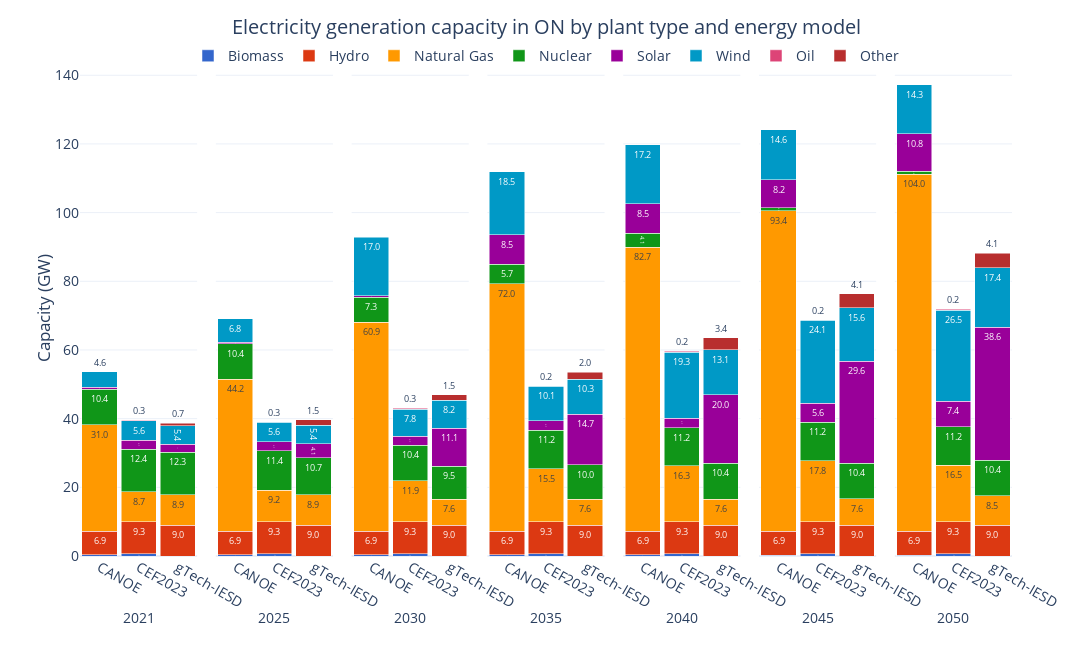

Notebook cell for this chart:
### Code cell
bau23_cap['Capacity (GW)'] = bau23_cap['Capacity (MW)'] / 1E3
bau23_fig = bau23_cap[['Period', 'Plant Type', 'Capacity (GW)']].copy()
bau23_fig['Plant Type'] = bau23_fig['Plant Type'].replace({'Hydro / Wave / Tidal': 'Hydro', 'Biomass / Geothermal': 'Biomass', 'Uranium': 'Nuclear'})
ref_fig = ref_elccap[ref_elccap['Plant Type'] != 'Other'].groupby(['Period', 'Plant Type'], as_index=False).sum('Capacity (GW)')
gtech23_ref_cap['Capacity (GW)'] = gtech23_ref_cap['Capacity (MW)'] / 1E3
gtech23_fig = gtech23_ref_cap.copy()
gtech23_fig['Period'] = gtech23_fig['Period'].astype(str)

gtech23_fig['Source'] = 'gTech-IESD'
bau23_fig['Source'] = 'CEF2023'
ref_fig['Source'] = 'CANOE'
fig_df = pd.concat([ref_fig[['Period', 'Plant Type', 'Capacity (GW)', 'Source']], bau23_fig[['Period', 'Plant Type', 'Capacity (GW)', 'Source']], gtech23_fig[['Period', 'Plant Type', 'Capacity (GW)', 'Source']]])

fig = px.bar(fig_df, 
             x='Source', 
             y='Capacity (GW)', 
             color='Plant Type', 
             barmode='stack', 
             facet_col='Period',
             facet_col_spacing=2E-2,
             template='plotly_white',
             color_discrete_sequence=px.colors.qualitative.G10[:7] + px.colors.qualitative.G10[8:],
             text_auto='.1f',
             width=1200, height=650,
             )

fig.update_layout(title=dict(
        text='Electricity generation capacity in ON by plant type and energy model',
        x=0.5, 
        y=0.97,
        xanchor='center',
        yanchor='top'
    ),
    xaxis=dict(title='Period'),
    yaxis=dict(title='Capacity (GW)',
               dtick=20),
    yaxis_title_standoff=0,
    legend_title_text='',
    bargap=0.1,
    legend=dict(
        orientation='h',  
        yanchor='top',
        y=1.04,  
        xanchor='center',
        x=0.5),
    font=dict(
        # family="Open Sans",
        size=14)
    )

for annotation in fig.layout.annotations:
    annotation.text = annotation.text.split('=')[1]
    annotation.y = -0.1  
    annotation.yanchor = 'top' 

for axis in fig.layout:
    if axis.startswith('yaxis'):
        fig.layout[axis].dtick = 20

for axis in fig.layout:
    if axis.startswith('xaxis'):
        fig.layout[axis].title.text = ''

fig.for_each_trace(lambda trace: trace.update(textfont=dict(size=9)))

fig.show()

### Figure 1 — Plotly figure (JSON) as saved in the notebook; plotly's stock layout.template omitted (floating-point values rounded to 4 significant figures)
{"data": [{"hovertemplate": "Plant Type=Biomass<br>Period=2021<br>Source=%{x}<br>Capacity (GW)=%{y}<extra></extra>", "legendgroup": "Biomass", "marker": {"color": "#3366CC", "pattern": {"shape": ""}}, "name": "Biomass", "orientation": "v", "showlegend": true, "textfont": {"size": 9}, "textposition": "auto", "texttemplate": "%{y:.1f}", "type": "bar", "x": ["CANOE", "CEF2023"], "xaxis": "x", "y": [0.298, 0.6986], "yaxis": "y"}, {"hovertemplate": "Plant Type=Biomass<br>Period=2025<br>Source=%{x}<br>Capacity (GW)=%{y}<extra></extra>", "legendgroup": "Biomass", "marker": {"color": "#3366CC", "pattern": {"shape": ""}}, "name": "Biomass", "orientation": "v", "showlegend": false, "textfont": {"size": 9}, "textposition": "auto", "texttemplate": "%{y:.1f}", "type": "bar", "x": ["CANOE", "CEF2023"], "xaxis": "x2", "y": [0.298, 0.6986], "yaxis": "y2"}, {"hovertemplate": "Plant Type=Biomass<br>Period=2030<br>Source=%{x}<br>Capacity (GW)=%{y}<extra></extra>", "legendgroup": "Biomass", "marker": {"color": "#3366CC", "pattern": {"shape": ""}}, "name": "Biomass", "orientation": "v", "showlegend": false, "textfont": {"size": 9}, "textposition": "auto", "texttemplate": "%{y:.1f}", "type": "bar", "x": ["CANOE", "CEF2023"], "xaxis": "x3", "y": [0.298, 0.6986], "yaxis": "y3"}, {"hovertemplate": "Plant Type=Biomass<br>Period=2035<br>Source=%{x}<br>Capacity (GW)=%{y}<extra></extra>", "legendgroup": "Biomass", "marker": {"color": "#3366CC", "pattern": {"shape": ""}}, "name": "Biomass", "orientation": "v", "showlegend": false, "textfont": {"size": 9}, "textposition": "auto", "texttemplate": "%{y:.1f}", "type": "bar", "x": ["CANOE", "CEF2023"], "xaxis": "x4", "y": [0.298, 0.6986], "yaxis": "y4"}, {"hovertemplate": "Plant Type=Biomass<br>Period=2040<br>Source=%{x}<br>Capacity (GW)=%{y}<extra></extra>", "legendgroup": "Biomass", "marker": {"color": "#3366CC", "pattern": {"shape": ""}}, "name": "Biomass", "orientation": "v", "showlegend": false, "textfont": {"size": 9}, "textposition": "auto", "texttemplate": "%{y:.1f}", "type": "bar", "x": ["CANOE", "CEF2023"], "xaxis": "x5", "y": [0.298, 0.6986], "yaxis": "y5"}, {"hovertemplate": "Plant Type=Biomass<br>Period=2045<br>Source=%{x}<br>Capacity (GW)=%{y}<extra></extra>", "legendgroup": "Biomass", "marker": {"color": "#3366CC", "pattern": {"shape": ""}}, "name": "Biomass", "orientation": "v", "showlegend": false, "textfont": {"size": 9}, "textposition": "auto", "texttemplate": "%{y:.1f}", "type": "bar", "x": ["CANOE", "CEF2023"], "xaxis": "x6", "y": [0.26, 0.6986], "yaxis": "y6"}, {"hovertemplate": "Plant Type=Biomass<br>Period=2050<br>Source=%{x}<br>Capacity (GW)=%{y}<extra></extra>", "legendgroup": "Biomass", "marker": {"color": "#3366CC", "pattern": {"shape": ""}}, "name": "Biomass", "orientation": "v", "showlegend": false, "textfont": {"size": 9}, "textposition": "auto", "texttemplate": "%{y:.1f}", "type": "bar", "x": ["CANOE", "CEF2023"], "xaxis": "x7", "y": [0.26, 0.6986], "yaxis": "y7"}, {"hovertemplate": "Plant Type=Hydro<br>Period=2021<br>Source=%{x}<br>Capacity (GW)=%{y}<extra></extra>", "legendgroup": "Hydro", "marker": {"color": "#DC3912", "pattern": {"shape": ""}}, "name": "Hydro", "orientation": "v", "showlegend": true, "textfont": {"size": 9}, "textposition": "auto", "texttemplate": "%{y:.1f}", "type": "bar", "x": ["CANOE", "CEF2023", "gTech-IESD"], "xaxis": "x", "y": [6.883, 9.264, 9.023], "yaxis": "y"}, {"hovertemplate": "Plant Type=Hydro<br>Period=2025<br>Source=%{x}<br>Capacity (GW)=%{y}<extra></extra>", "legendgroup": "Hydro", "marker": {"color": "#DC3912", "pattern": {"shape": ""}}, "name": "Hydro", "orientation": "v", "showlegend": false, "textfont": {"size": 9}, "textposition": "auto", "texttemplate": "%{y:.1f}", "type": "bar", "x": ["CANOE", "CEF2023", "gTech-IESD"], "xaxis": "x2", "y": [6.883, 9.264, 9.023], "yaxis": "y2"}, {"hovertemplate": "Plant Type=Hydro<br>Period=2030<br>Source=%{x}<br>Capacity (GW)=%{y}<extra></extra>", "legendgroup": "Hydro", "marker": {"color": "#DC3912", "pattern": {"shape": ""}}, "name": "Hydro", "orientation": "v", "showlegend": false, "textfont": {"size": 9}, "textposition": "auto", "texttemplate": "%{y:.1f}", "type": "bar", "x": ["CANOE", "CEF2023", "gTech-IESD"], "xaxis": "x3", "y": [6.883, 9.264, 9.023], "yaxis": "y3"}, {"hovertemplate": "Plant Type=Hydro<br>Period=2035<br>Source=%{x}<br>Capacity (GW)=%{y}<extra></extra>", "legendgroup": "Hydro", "marker": {"color": "#DC3912", "pattern": {"shape": ""}}, "name": "Hydro", "orientation": "v", "showlegend": false, "textfont": {"size": 9}, "textposition": "auto", "texttemplate": "%{y:.1f}", "type": "bar", "x": ["CANOE", "CEF2023", "gTech-IESD"], "xaxis": "x4", "y": [6.883, 9.264, 9.023], "yaxis": "y4"}, {"hovertemplate": "Plant Type=Hydro<br>Period=2040<br>Source=%{x}<br>Capacity (GW)=%{y}<extra></extra>", "legendgroup": "Hydro", "marker": {"color": "#DC3912", "pattern": {"shape": ""}}, "name": "Hydro", "orientation": "v", "showlegend": false, "textfont": {"size": 9}, "textposition": "auto", "texttemplate": "%{y:.1f}", "type": "bar", "x": ["CANOE", "CEF2023", "gTech-IESD"], "xaxis": "x5", "y": [6.883, 9.264, 9.023], "yaxis": "y5"}, {"hovertemplate": "Plant Type=Hydro<br>Period=2045<br>Source=%{x}<br>Capacity (GW)=%{y}<extra></extra>", "legendgroup": "Hydro", "marker": {"color": "#DC3912", "pattern": {"shape": ""}}, "name": "Hydro", "orientation": "v", "showlegend": false, "textfont": {"size": 9}, "textposition": "auto", "texttemplate": "%{y:.1f}", "type": "bar", "x": ["CANOE", "CEF2023", "gTech-IESD"], "xaxis": "x6", "y": [6.883, 9.264, 9.023], "yaxis": "y6"}, {"hovertemplate": "Plant Type=Hydro<br>Period=2050<br>Source=%{x}<br>Capacity (GW)=%{y}<extra></extra>", "legendgroup": "Hydro", "marker": {"color": "#DC3912", "pattern": {"shape": ""}}, "name": "Hydro", "orientation": "v", "showlegend": false, "textfont": {"size": 9}, "textposition": "auto", "texttemplate": "%{y:.1f}", "type": "bar", "x": ["CANOE", "CEF2023", "gTech-IESD"], "xaxis": "x7", "y": [6.883, 9.264, 9.023], "yaxis": "y7"}, {"hovertemplate": "Plant Type=Natural Gas<br>Period=2021<br>Source=%{x}<br>Capacity (GW)=%{y}<extra></extra>", "legendgroup": "Natural Gas", "marker": {"color": "#FF9900", "pattern": {"shape": ""}}, "name": "Natural Gas", "orientation": "v", "showlegend": true, "textfont": {"size": 9}, "textposition": "auto", "texttemplate": "%{y:.1f}", "type": "bar", "x": ["CANOE", "CEF2023", "gTech-IESD"], "xaxis": "x", "y": [31.04, 8.731, 8.881], "yaxis": "y"}, {"hovertemplate": "Plant Type=Natural Gas<br>Period=2025<br>Source=%{x}<br>Capacity (GW)=%{y}<extra></extra>", "legendgroup": "Natural Gas", "marker": {"color": "#FF9900", "pattern": {"shape": ""}}, "name": "Natural Gas", "orientation": "v", "showlegend": false, "textfont": {"size": 9}, "textposition": "auto", "texttemplate": "%{y:.1f}", "type": "bar", "x": ["CANOE", "CEF2023", "gTech-IESD"], "xaxis": "x2", "y": [44.24, 9.242, 8.881], "yaxis": "y2"}, {"hovertemplate": "Plant Type=Natural Gas<br>Period=2030<br>Source=%{x}<br>Capacity (GW)=%{y}<extra></extra>", "legendgroup": "Natural Gas", "marker": {"color": "#FF9900", "pattern": {"shape": ""}}, "name": "Natural Gas", "orientation": "v", "showlegend": false, "textfont": {"size": 9}, "textposition": "auto", "texttemplate": "%{y:.1f}", "type": "bar", "x": ["CANOE", "CEF2023", "gTech-IESD"], "xaxis": "x3", "y": [60.91, 11.93, 7.562], "yaxis": "y3"}, {"hovertemplate": "Plant Type=Natural Gas<br>Period=2035<br>Source=%{x}<br>Capacity (GW)=%{y}<extra></extra>", "legendgroup": "Natural Gas", "marker": {"color": "#FF9900", "pattern": {"shape": ""}}, "name": "Natural Gas", "orientation": "v", "showlegend": false, "textfont": {"size": 9}, "textposition": "auto", "texttemplate": "%{y:.1f}", "type": "bar", "x": ["CANOE", "CEF2023", "gTech-IESD"], "xaxis": "x4", "y": [72.05, 15.51, 7.562], "yaxis": "y4"}, {"hovertemplate": "Plant Type=Natural Gas<br>Period=2040<br>Source=%{x}<br>Capacity (GW)=%{y}<extra></extra>", "legendgroup": "Natural Gas", "marker": {"color": "#FF9900", "pattern": {"shape": ""}}, "name": "Natural Gas", "orientation": "v", "showlegend": false, "textfont": {"size": 9}, "textposition": "auto", "texttemplate": "%{y:.1f}", "type": "bar", "x": ["CANOE", "CEF2023", "gTech-IESD"], "xaxis": "x5", "y": [82.68, 16.26, 7.562], "yaxis": "y5"}, {"hovertemplate": "Plant Type=Natural Gas<br>Period=2045<br>Source=%{x}<br>Capacity (GW)=%{y}<extra></extra>", "legendgroup": "Natural Gas", "marker": {"color": "#FF9900", "pattern": {"shape": ""}}, "name": "Natural Gas", "orientation": "v", "showlegend": false, "textfont": {"size": 9}, "textposition": "auto", "texttemplate": "%{y:.1f}", "type": "bar", "x": ["CANOE", "CEF2023", "gTech-IESD"], "xaxis": "x6", "y": [93.39, 17.75, 7.619], "yaxis": "y6"}, {"hovertemplate": "Plant Type=Natural Gas<br>Period=2050<br>Source=%{x}<br>Capacity (GW)=%{y}<extra></extra>", "legendgroup": "Natural Gas", "marker": {"color": "#FF9900", "pattern": {"shape": ""}}, "name": "Natural Gas", "orientation": "v", "showlegend": false, "textfont": {"size": 9}, "textposition": "auto", "texttemplate": "%{y:.1f}", "type": "bar", "x": ["CANOE", "CEF2023", "gTech-IESD"], "xaxis": "x7", "y": [104.0, 16.5, 8.526], "yaxis": "y7"}, {"hovertemplate": "Plant Type=Nuclear<br>Period=2021<br>Source=%{x}<br>Capacity (GW)=%{y}<extra></extra>", "legendgroup": "Nuclear", "marker": {"color": "#109618", "pattern": {"shape": ""}}, "name": "Nuclear", "orientation": "v", "showlegend": true, "textfont": {"size": 9}, "textposition": "auto", "texttemplate": "%{y:.1f}", "type": "bar", "x": ["CANOE", "CEF2023", "gTech-IESD"], "xaxis": "x", "y": [10.38, 12.38, 12.34], "yaxis": "y"}, {"hovertemplate": "Plant Type=Nuclear<br>Period=2025<br>Source=%{x}<br>Capacity (GW)=%{y}<extra></extra>", "legendgroup": "Nuclear", "marker": {"color": "#109618", "pattern": {"shape": ""}}, "name": "Nuclear", "orientation": "v", "showlegend": false, "textfont": {"size": 9}, "textposition": "auto", "texttemplate": "%{y:.1f}", "type": "bar", "x": ["CANOE", "CEF2023", "gTech-IESD"], "xaxis": "x2", "y": [10.38, 11.45, 10.68], "yaxis": "y2"}, {"hovertemplate": "Plant Type=Nuclear<br>Period=2030<br>Source=%{x}<br>Capacity (GW)=%{y}<extra></extra>", "legendgroup": "Nuclear", "marker": {"color": "#109618", "pattern": {"shape": ""}}, "name": "Nuclear", "orientation": "v", "showlegend": false, "textfont": {"size": 9}, "textposition": "auto", "texttemplate": "%{y:.1f}", "type": "bar", "x": ["CANOE", "CEF2023", "gTech-IESD"], "xaxis": "x3", "y": [7.275, 10.36, 9.542], "yaxis": "y3"}, {"hovertemplate": "Plant Type=Nuclear<br>Period=2035<br>Source=%{x}<br>Capacity (GW)=%{y}<extra></extra>", "legendgroup": "Nuclear", "marker": {"color": "#109618", "pattern": {"shape": ""}}, "name": "Nuclear", "orientation": "v", "showlegend": false, "textfont": {"size": 9}, "textposition": "auto", "texttemplate": "%{y:.1f}", "type": "bar", "x": ["CANOE", "CEF2023", "gTech-IESD"], "xaxis": "x4", "y": [5.717, 11.2, 9.971], "yaxis": "y4"}, {"hovertemplate": "Plant Type=Nuclear<br>Period=2040<br>Source=%{x}<br>Capacity (GW)=%{y}<extra></extra>", "legendgroup": "Nuclear", "marker": {"color": "#109618", "pattern": {"shape": ""}}, "name": "Nuclear", "orientation": "v", "showlegend": false, "textfont": {"size": 9}, "textposition": "auto", "texttemplate": "%{y:.1f}", "type": "bar", "x": ["CANOE", "CEF2023", "gTech-IESD"], "xaxis": "x5", "y": [4.149, 11.2, 10.4], "yaxis": "y5"}, {"hovertemplate": "Plant Type=Nuclear<br>Period=2045<br>Source=%{x}<br>Capacity (GW)=%{y}<extra></extra>", "legendgroup": "Nuclear", "marker": {"color": "#109618", "pattern": {"shape": ""}}, "name": "Nuclear", "orientation": "v", "showlegend": false, "textfont": {"size": 9}, "textposition": "auto", "texttemplate": "%{y:.1f}", "type": "bar", "x": ["CANOE", "CEF2023", "gTech-IESD"], "xaxis": "x6", "y": [0.881, 11.2, 10.4], "yaxis": "y6"}, {"hovertemplate": "Plant Type=Nuclear<br>Period=2050<br>Source=%{x}<br>Capacity (GW)=%{y}<extra></extra>", "legendgroup": "Nuclear", "marker": {"color": "#109618", "pattern": {"shape": ""}}, "name": "Nuclear", "orientation": "v", "showlegend": false, "textfont": {"size": 9}, "textposition": "auto", "texttemplate": "%{y:.1f}", "type": "bar", "x": ["CANOE", "CEF2023", "gTech-IESD"], "xaxis": "x7", "y": [0.881, 11.2, 10.4], "yaxis": "y7"}, {"hovertemplate": "Plant Type=Solar<br>Period=2021<br>Source=%{x}<br>Capacity (GW)=%{y}<extra></extra>", "legendgroup": "Solar", "marker": {"color": "#990099", "pattern": {"shape": ""}}, "name": "Solar", "orientation": "v", "showlegend": true, "textfont": {"size": 9}, "textposition": "auto", "texttemplate": "%{y:.1f}", "type": "bar", "x": ["CANOE", "CEF2023", "gTech-IESD"], "xaxis": "x", "y": [0.478, 2.669, 2.317], "yaxis": "y"}, {"hovertemplate": "Plant Type=Solar<br>Period=2025<br>Source=%{x}<br>Capacity (GW)=%{y}<extra></extra>", "legendgroup": "Solar", "marker": {"color": "#990099", "pattern": {"shape": ""}}, "name": "Solar", "orientation": "v", "showlegend": false, "textfont": {"size": 9}, "textposition": "auto", "texttemplate": "%{y:.1f}", "type": "bar", "x": ["CANOE", "CEF2023", "gTech-IESD"], "xaxis": "x2", "y": [0.478, 2.669, 4.1], "yaxis": "y2"}, {"hovertemplate": "Plant Type=Solar<br>Period=2030<br>Source=%{x}<br>Capacity (GW)=%{y}<extra></extra>", "legendgroup": "Solar", "marker": {"color": "#990099", "pattern": {"shape": ""}}, "name": "Solar", "orientation": "v", "showlegend": false, "textfont": {"size": 9}, "textposition": "auto", "texttemplate": "%{y:.1f}", "type": "bar", "x": ["CANOE", "CEF2023", "gTech-IESD"], "xaxis": "x3", "y": [0.4782, 2.669, 11.12], "yaxis": "y3"}, {"hovertemplate": "Plant Type=Solar<br>Period=2035<br>Source=%{x}<br>Capacity (GW)=%{y}<extra></extra>", "legendgroup": "Solar", "marker": {"color": "#990099", "pattern": {"shape": ""}}, "name": "Solar", "orientation": "v", "showlegend": false, "textfont": {"size": 9}, "textposition": "auto", "texttemplate": "%{y:.1f}", "type": "bar", "x": ["CANOE", "CEF2023", "gTech-IESD"], "xaxis": "x4", "y": [8.54, 2.669, 14.7], "yaxis": "y4"}, {"hovertemplate": "Plant Type=Solar<br>Period=2040<br>Source=%{x}<br>Capacity (GW)=%{y}<extra></extra>", "legendgroup": "Solar", "marker": {"color": "#990099", "pattern": {"shape": ""}}, "name": "Solar", "orientation": "v", "showlegend": false, "textfont": {"size": 9}, "textposition": "auto", "texttemplate": "%{y:.1f}", "type": "bar", "x": ["CANOE", "CEF2023", "gTech-IESD"], "xaxis": "x5", "y": [8.54, 2.669, 20.03], "yaxis": "y5"}, {"hovertemplate": "Plant Type=Solar<br>Period=2045<br>Source=%{x}<br>Capacity (GW)=%{y}<extra></extra>", "legendgroup": "Solar", "marker": {"color": "#990099", "pattern": {"shape": ""}}, "name": "Solar", "orientation": "v", "showlegend": false, "textfont": {"size": 9}, "textposition": "auto", "texttemplate": "%{y:.1f}", "type": "bar", "x": ["CANOE", "CEF2023", "gTech-IESD"], "xaxis": "x6", "y": [8.16, 5.587, 29.64], "yaxis": "y6"}, {"hovertemplate": "Plant Type=Solar<br>Period=2050<br>Source=%{x}<br>Capacity (GW)=%{y}<extra></extra>", "legendgroup": "Solar", "marker": {"color": "#990099", "pattern": {"shape": ""}}, "name": "Solar", "orientation": "v", "showlegend": false, "textfont": {"size": 9}, "textposition": "auto", "texttemplate": "%{y:.1f}", "type": "bar", "x": ["CANOE", "CEF2023", "gTech-IESD"], "xaxis": "x7", "y": [10.83, 7.427, 38.65], "yaxis": "y7"}, {"hovertemplate": "Plant Type=Wind<br>Period=2021<br>Source=%{x}<br>Capacity (GW)=%{y}<extra></extra>", "legendgroup": "Wind", "marker": {"color": "#0099C6", "pattern": {"shape": ""}}, "name": "Wind", "orientation": "v", "showlegend": true, "textfont": {"size": 9}, "textposition": "auto", "texttemplate": "%{y:.1f}", "type": "bar", "x": ["CANOE", "CEF2023", "gTech-IESD"], "xaxis": "x", "y": [4.565, 5.575, 5.436], "yaxis": "y"}, {"hovertemplate": "Plant Type=Wind<br>Period=2025<br>Source=%{x}<br>Capacity (GW)=%{y}<extra></extra>", "legendgroup": "Wind", "marker": {"color": "#0099C6", "pattern": {"shape": ""}}, "name": "Wind", "orientation": "v", "showlegend": false, "textfont": {"size": 9}, "textposition": "auto", "texttemplate": "%{y:.1f}", "type": "bar", "x": ["CANOE", "CEF2023", "gTech-IESD"], "xaxis": "x2", "y": [6.809, 5.575, 5.436], "yaxis": "y2"}, {"hovertemplate": "Plant Type=Wind<br>Period=2030<br>Source=%{x}<br>Capacity (GW)=%{y}<extra></extra>", "legendgroup": "Wind", "marker": {"color": "#0099C6", "pattern": {"shape": ""}}, "name": "Wind", "orientation": "v", "showlegend": false, "textfont": {"size": 9}, "textposition": "auto", "texttemplate": "%{y:.1f}", "type": "bar", "x": ["CANOE", "CEF2023", "gTech-IESD"], "xaxis": "x3", "y": [16.96, 7.792, 8.179], "yaxis": "y3"}, {"hovertemplate": "Plant Type=Wind<br>Period=2035<br>Source=%{x}<br>Capacity (GW)=%{y}<extra></extra>", "legendgroup": "Wind", "marker": {"color": "#0099C6", "pattern": {"shape": ""}}, "name": "Wind", "orientation": "v", "showlegend": false, "textfont": {"size": 9}, "textposition": "auto", "texttemplate": "%{y:.1f}", "type": "bar", "x": ["CANOE", "CEF2023", "gTech-IESD"], "xaxis": "x4", "y": [18.48, 10.07, 10.29], "yaxis": "y4"}, {"hovertemplate": "Plant Type=Wind<br>Period=2040<br>Source=%{x}<br>Capacity (GW)=%{y}<extra></extra>", "legendgroup": "Wind", "marker": {"color": "#0099C6", "pattern": {"shape": ""}}, "name": "Wind", "orientation": "v", "showlegend": false, "textfont": {"size": 9}, "textposition": "auto", "texttemplate": "%{y:.1f}", "type": "bar", "x": ["CANOE", "CEF2023", "gTech-IESD"], "xaxis": "x5", "y": [17.16, 19.27, 13.1], "yaxis": "y5"}, {"hovertemplate": "Plant Type=Wind<br>Period=2045<br>Source=%{x}<br>Capacity (GW)=%{y}<extra></extra>", "legendgroup": "Wind", "marker": {"color": "#0099C6", "pattern": {"shape": ""}}, "name": "Wind", "orientation": "v", "showlegend": false, "textfont": {"size": 9}, "textposition": "auto", "texttemplate": "%{y:.1f}", "type": "bar", "x": ["CANOE", "CEF2023", "gTech-IESD"], "xaxis": "x6", "y": [14.56, 24.12, 15.65], "yaxis": "y6"}, {"hovertemplate": "Plant Type=Wind<br>Period=2050<br>Source=%{x}<br>Capacity (GW)=%{y}<extra></extra>", "legendgroup": "Wind", "marker": {"color": "#0099C6", "pattern": {"shape": ""}}, "name": "Wind", "orientation": "v", "showlegend": false, "textfont": {"size": 9}, "textposition": "auto", "texttemplate": "%{y:.1f}", "type": "bar", "x": ["CANOE", "CEF2023", "gTech-IESD"], "xaxis": "x7", "y": [14.32, 26.54, 17.42], "yaxis": "y7"}, {"hovertemplate": "Plant Type=Oil<br>Period=2021<br>Source=%{x}<br>Capacity (GW)=%{y}<extra></extra>", "legendgroup": "Oil", "marker": {"color": "#DD4477", "pattern": {"shape": ""}}, "name": "Oil", "orientation": "v", "showlegend": true, "textfont": {"size": 9}, "textposition": "auto", "texttemplate": "%{y:.1f}", "type": "bar", "x": ["CEF2023"], "xaxis": "x", "y": [0.2505], "yaxis": "y"}, {"hovertemplate": "Plant Type=Oil<br>Period=2025<br>Source=%{x}<br>Capacity (GW)=%{y}<extra></extra>", "legendgroup": "Oil", "marker": {"color": "#DD4477", "pattern": {"shape": ""}}, "name": "Oil", "orientation": "v", "showlegend": false, "textfont": {"size": 9}, "textposition": "auto", "texttemplate": "%{y:.1f}", "type": "bar", "x": ["CEF2023"], "xaxis": "x2", "y": [0.2505], "yaxis": "y2"}, {"hovertemplate": "Plant Type=Oil<br>Period=2030<br>Source=%{x}<br>Capacity (GW)=%{y}<extra></extra>", "legendgroup": "Oil", "marker": {"color": "#DD4477", "pattern": {"shape": ""}}, "name": "Oil", "orientation": "v", "showlegend": false, "textfont": {"size": 9}, "textposition": "auto", "texttemplate": "%{y:.1f}", "type": "bar", "x": ["CEF2023"], "xaxis": "x3", "y": [0.2505], "yaxis": "y3"}, {"hovertemplate": "Plant Type=Oil<br>Period=2035<br>Source=%{x}<br>Capacity (GW)=%{y}<extra></extra>", "legendgroup": "Oil", "marker": {"color": "#DD4477", "pattern": {"shape": ""}}, "name": "Oil", "orientation": "v", "showlegend": false, "textfont": {"size": 9}, "textposition": "auto", "texttemplate": "%{y:.1f}", "type": "bar", "x": ["CEF2023"], "xaxis": "x4", "y": [0.2284], "yaxis": "y4"}, {"hovertemplate": "Plant Type=Oil<br>Period=2040<br>Source=%{x}<br>Capacity (GW)=%{y}<extra></extra>", "legendgroup": "Oil", "marker": {"color": "#DD4477", "pattern": {"shape": ""}}, "name": "Oil", "orientation": "v", "showlegend": false, "textfont": {"size": 9}, "textposition": "auto", "texttemplate": "%{y:.1f}", "type": "bar", "x": ["CEF2023"], "xaxis": "x5", "y": [0.2284], "yaxis": "y5"}, {"hovertemplate": "Plant Type=Oil<br>Period=2045<br>Source=%{x}<br>Capacity (GW)=%{y}<extra></extra>", "legendgroup": "Oil", "marker": {"color": "#DD4477", "pattern": {"shape": ""}}, "name": "Oil", "orientation": "v", "showlegend": false, "textfont": {"size": 9}, "textposition": "auto", "texttemplate": "%{y:.1f}", "type": "bar", "x": ["CEF2023"], "xaxis": "x6", "y": [0.2284], "yaxis": "y6"}, {"hovertemplate": "Plant Type=Oil<br>Period=2050<br>Source=%{x}<br>Capacity (GW)=%{y}<extra></extra>", "legendgroup": "Oil", "marker": {"color": "#DD4477", "pattern": {"shape": ""}}, "name": "Oil", "orientation": "v", "showlegend": false, "textfont": {"size": 9}, "textposition": "auto", "texttemplate": "%{y:.1f}", "type": "bar", "x": ["CEF2023"], "xaxis": "x7", "y": [0.2284], "yaxis": "y7"}, {"hovertemplate": "Plant Type=Other<br>Period=2021<br>Source=%{x}<br>Capacity (GW)=%{y}<extra></extra>", "legendgroup": "Other", "marker": {"color": "#B82E2E", "pattern": {"shape": ""}}, "name": "Other", "orientation": "v", "showlegend": true, "textfont": {"size": 9}, "textposition": "auto", "texttemplate": "%{y:.1f}", "type": "bar", "x": ["gTech-IESD"], "xaxis": "x", "y": [0.6837], "yaxis": "y"}, {"hovertemplate": "Plant Type=Other<br>Period=2025<br>Source=%{x}<br>Capacity (GW)=%{y}<extra></extra>", "legendgroup": "Other", "marker": {"color": "#B82E2E", "pattern": {"shape": ""}}, "name": "Other", "orientation": "v", "showlegend": false, "textfont": {"size": 9}, "textposition": "auto", "texttemplate": "%{y:.1f}", "type": "bar", "x": ["gTech-IESD"], "xaxis": "x2", "y": [1.507], "yaxis": "y2"}, {"hovertemplate": "Plant Type=Other<br>Period=2030<br>Source=%{x}<br>Capacity (GW)=%{y}<extra></extra>", "legendgroup": "Other", "marker": {"color": "#B82E2E", "pattern": {"shape": ""}}, "name": "Other", "orientation": "v", "showlegend": false, "textfont": {"size": 9}, "textposition": "auto", "texttemplate": "%{y:.1f}", "type": "bar", "x": ["gTech-IESD"], "xaxis": "x3", "y": [1.483], "yaxis": "y3"}, {"hovertemplate": "Plant Type=Other<br>Period=2035<br>Source=%{x}<br>Capacity (GW)=%{y}<extra></extra>", "legendgroup": "Other", "marker": {"color": "#B82E2E", "pattern": {"shape": ""}}, "name": "Other", "orientation": "v", "showlegend": false, "textfont": {"size": 9}, "textposition": "auto", "texttemplate": "%{y:.1f}", "type": "bar", "x": ["gTech-IESD"], "xaxis": "x4", "y": [2.037], "yaxis": "y4"}, {"hovertemplate": "Plant Type=Other<br>Period=2040<br>Source=%{x}<br>Capacity (GW)=%{y}<extra></extra>", "legendgroup": "Other", "marker": {"color": "#B82E2E", "pattern": {"shape": ""}}, "name": "Other", "orientation": "v", "showlegend": false, "textfont": {"size": 9}, "textposition": "auto", "texttemplate": "%{y:.1f}", "type": "bar", "x": ["gTech-IESD"], "xaxis": "x5", "y": [3.427], "yaxis": "y5"}, {"hovertemplate": "Plant Type=Other<br>Period=2045<br>Source=%{x}<br>Capacity (GW)=%{y}<extra></extra>", "legendgroup": "Other", "marker": {"color": "#B82E2E", "pattern": {"shape": ""}}, "name": "Other", "orientation": "v", "showlegend": false, "textfont": {"size": 9}, "textposition": "auto", "texttemplate": "%{y:.1f}", "type": "bar", "x": ["gTech-IESD"], "xaxis": "x6", "y": [4.065], "yaxis": "y6"}, {"hovertemplate": "Plant Type=Other<br>Period=2050<br>Source=%{x}<br>Capacity (GW)=%{y}<extra></extra>", "legendgroup": "Other", "marker": {"color": "#B82E2E", "pattern": {"shape": ""}}, "name": "Other", "orientation": "v", "showlegend": false, "textfont": {"size": 9}, "textposition": "auto", "texttemplate": "%{y:.1f}", "type": "bar", "x": ["gTech-IESD"], "xaxis": "x7", "y": [4.094], "yaxis": "y7"}], "layout": {"annotations": [{"font": {}, "showarrow": false, "text": "2021", "x": 0.06286, "xanchor": "center", "xref": "paper", "y": -0.1, "yanchor": "top", "yref": "paper"}, {"font": {}, "showarrow": false, "text": "2025", "x": 0.2086, "xanchor": "center", "xref": "paper", "y": -0.1, "yanchor": "top", "yref": "paper"}, {"font": {}, "showarrow": false, "text": "2030", "x": 0.3543, "xanchor": "center", "xref": "paper", "y": -0.1, "yanchor": "top", "yref": "paper"}, {"font": {}, "showarrow": false, "text": "2035", "x": 0.5, "xanchor": "center", "xref": "paper", "y": -0.1, "yanchor": "top", "yref": "paper"}, {"font": {}, "showarrow": false, "text": "2040", "x": 0.6457, "xanchor": "center", "xref": "paper", "y": -0.1, "yanchor": "top", "yref": "paper"}, {"font": {}, "showarrow": false, "text": "2045", "x": 0.7914, "xanchor": "center", "xref": "paper", "y": -0.1, "yanchor": "top", "yref": "paper"}, {"font": {}, "showarrow": false, "text": "2050", "x": 0.9371, "xanchor": "center", "xref": "paper", "y": -0.1, "yanchor": "top", "yref": "paper"}], "bargap": 0.1, "barmode": "stack", "font": {"size": 14}, "height": 650, "legend": {"orientation": "h", "title": {"text": ""}, "tracegroupgap": 0, "x": 0.5, "xanchor": "center", "y": 1.04, "yanchor": "top"}, "margin": {"t": 60}, "title": {"text": "Electricity generation capacity in ON by plant type and energy model", "x": 0.5, "xanchor": "center", "y": 0.97, "yanchor": "top"}, "width": 1200, "xaxis": {"anchor": "y", "domain": [0, 0.1257], "title": {"text": ""}}, "xaxis2": {"anchor": "y2", "domain": [0.1457, 0.2714], "matches": "x", "title": {"text": ""}}, "xaxis3": {"anchor": "y3", "domain": [0.2914, 0.4171], "matches": "x", "title": {"text": ""}}, "xaxis4": {"anchor": "y4", "domain": [0.4371, 0.5629], "matches": "x", "title": {"text": ""}}, "xaxis5": {"anchor": "y5", "domain": [0.5829, 0.7086], "matches": "x", "title": {"text": ""}}, "xaxis6": {"anchor": "y6", "domain": [0.7286, 0.8543], "matches": "x", "title": {"text": ""}}, "xaxis7": {"anchor": "y7", "domain": [0.8743, 1.0], "matches": "x", "title": {"text": ""}}, "yaxis": {"anchor": "x", "domain": [0, 1], "dtick": 20, "title": {"standoff": 0, "text": "Capacity (GW)"}}, "yaxis2": {"anchor": "x2", "domain": [0, 1], "dtick": 20, "matches": "y", "showticklabels": false}, "yaxis3": {"anchor": "x3", "domain": [0, 1], "dtick": 20, "matches": "y", "showticklabels": false}, "yaxis4": {"anchor": "x4", "domain": [0, 1], "dtick": 20, "matches": "y", "showticklabels": false}, "yaxis5": {"anchor": "x5", "domain": [0, 1], "dtick": 20, "matches": "y", "showticklabels": false}, "yaxis6": {"anchor": "x6", "domain": [0, 1], "dtick": 20, "matches": "y", "showticklabels": false}, "yaxis7": {"anchor": "x7", "domain": [0, 1], "dtick": 20, "matches": "y", "showticklabels": false}}}
